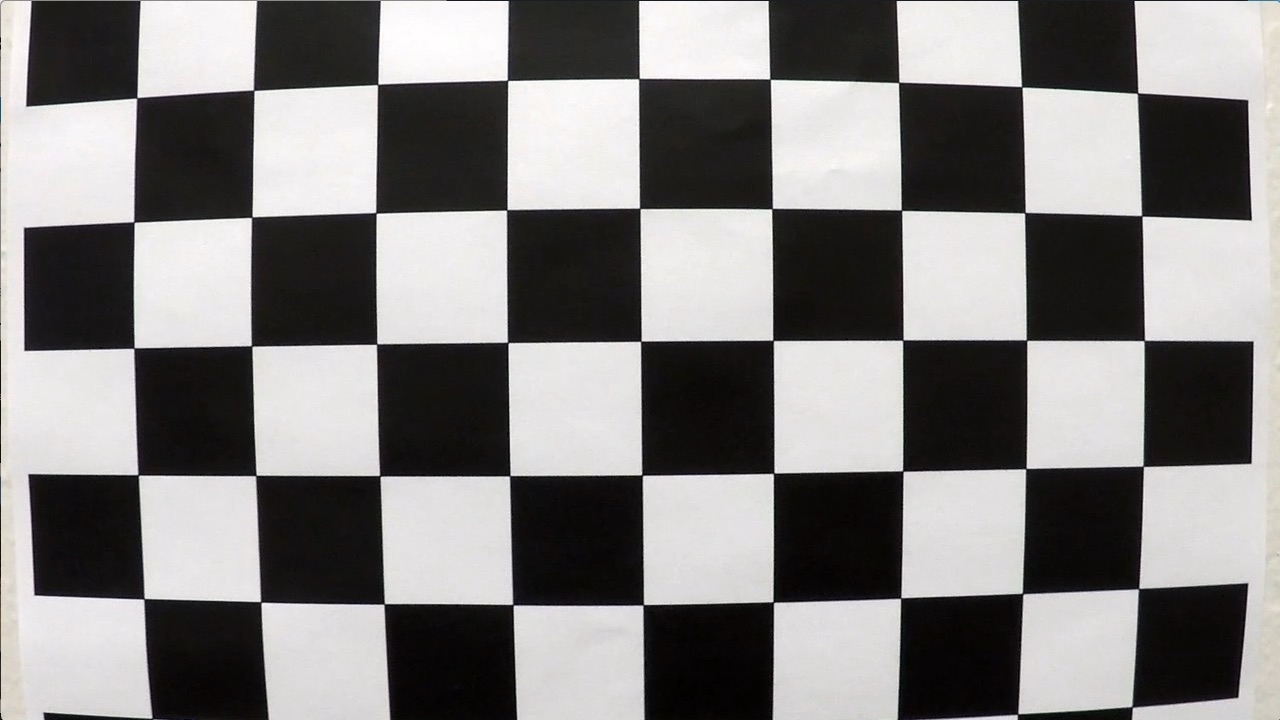
#> input picture CarND-Advanced-Lane-Lines-P4/camera_cal/calibration1.jpg, 1280 x 720 px; its folder holds only this picture in this run
$ python pipeline.py   (older library calls are emulated)
#> lines starting #> are read from the running program, lines starting #| are printed output that depends on the picture; long printed decimals are rounded
#Pipline for advanced lane finding
import numpy as np
import cv2
import glob
import matplotlib.pyplot as plt
import pickle
from moviepy.editor import VideoFileClip


def compute_camera_calibration_matrix(save_images=0):
    '''Compute the camera calibration matrix and distortion coefficients given a set of chessboard images.
    '''
#> called with save_images = 1
    # prepare object points, like (0,0,0), (1,0,0), (2,0,0) ....,(6,5,0)
    objp = np.zeros((6*9,3), np.float32)
    objp[:,:2] = np.mgrid[0:9, 0:6].T.reshape(-1,2)

    # Arrays to store object points and image points from all the images.
    objpoints = [] # 3d points in real world space
    imgpoints = [] # 2d points in image plane.

    # Make a list of calibration images
    images = glob.glob('camera_cal/calibration*.jpg')

    # Step through the list and search for chessboard corners
    for idx, fname in enumerate(images):
        img = cv2.imread(fname)
#> img is the input picture: shape (720, 1280, 3); mean B, G, R 127.8, 128.4, 130.1
        gray = cv2.cvtColor(img, cv2.COLOR_BGR2GRAY)

        # Find the chessboard corners
        ret, corners = cv2.findChessboardCorners(gray, (9,6), None)
#> ret = False; corners = None
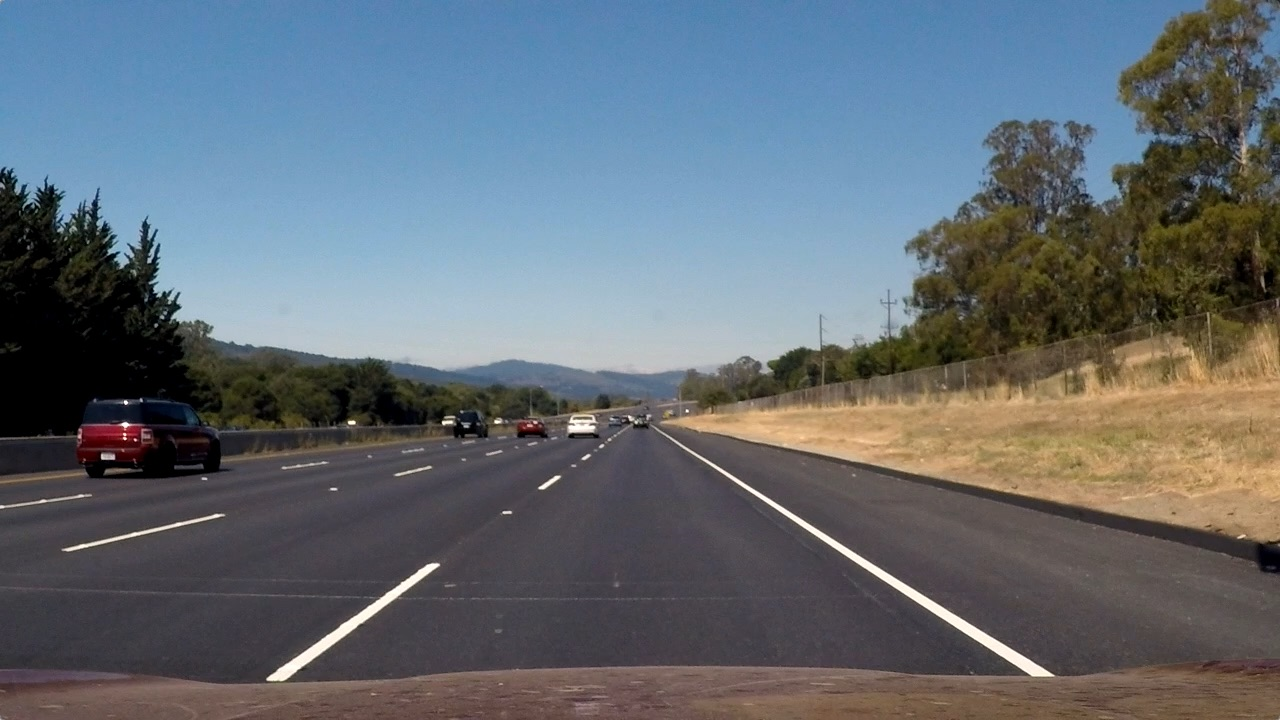
#> input picture CarND-Advanced-Lane-Lines-P4/test_images/straight_lines2.jpg, 1280 x 720 px

        # If found, add object points, image points
        if ret == True:
            objpoints.append(objp)
            imgpoints.append(corners)
            if save_images:
                # Draw and display the corners
                cv2.drawChessboardCorners(img, (9,6), corners, ret)
                cv2.imwrite("output_images/corners_found_{}".format(fname.split("/")[-1]), img)
    return (objpoints, imgpoints)

# [75 lines left out: functions undistort_camera_image, region_of_interest, generate_threshold_binary_image, not called in this run]

def get_warp_matrix(img, save_images=0):

#> called with save_images = 1
    img_size = (img.shape[1], img.shape[0])
#> img_size = (1280, 720)

    src = np.float32(
    [[(img_size[0] / 2) - 55, img_size[1] / 2 + 100],
    [((img_size[0] / 6) - 10), img_size[1]],
    [(img_size[0] * 5 / 6) + 60, img_size[1]],
    [(img_size[0] / 2 + 55), img_size[1] / 2 + 100]])
#> src = [[585, 460], [203.3, 720], [1126.7, 720], [695, 460]]

    dst = np.float32(
    [[(img_size[0] / 4), 0],
    [(img_size[0] / 4), img_size[1]],
    [(img_size[0] * 3 / 4), img_size[1]],
    [(img_size[0] * 3 / 4), 0]])
#> dst = [[320, 0], [320, 720], [960, 720], [960, 0]]

    #Compute perspective warp matrix
    M = cv2.getPerspectiveTransform(src, dst)
#> M = [[-0.482, -1.46, 926.9], [-2.02e-16, -1.92, 885], [-3.17e-19, -0.00235, 1]]

    #Compute the inverse perspective transform
    Minv = cv2.getPerspectiveTransform(dst, src)
#> Minv = [[0.172, -0.779, 530], [2.37e-16, -0.52, 460], [2.12e-19, -0.00122, 1]]
    if save_images:
        #cv2.line(img, src[0], src[1],"red")
        print(src)
#| [[ 585.       460.     ]
#|  [ 203.333  720.     ]
#|  [1126.6666   720.     ]
#|  [ 695.       460.     ]]
        cv2.polylines(img, np.int32([src]), True, (0,0,255), thickness=1, lineType=8, shift=0)
        cv2.imwrite("output_images/perspective_original.jpg", img)
        warped=cv2.warpPerspective(img, M, img_size, flags=cv2.INTER_LINEAR)
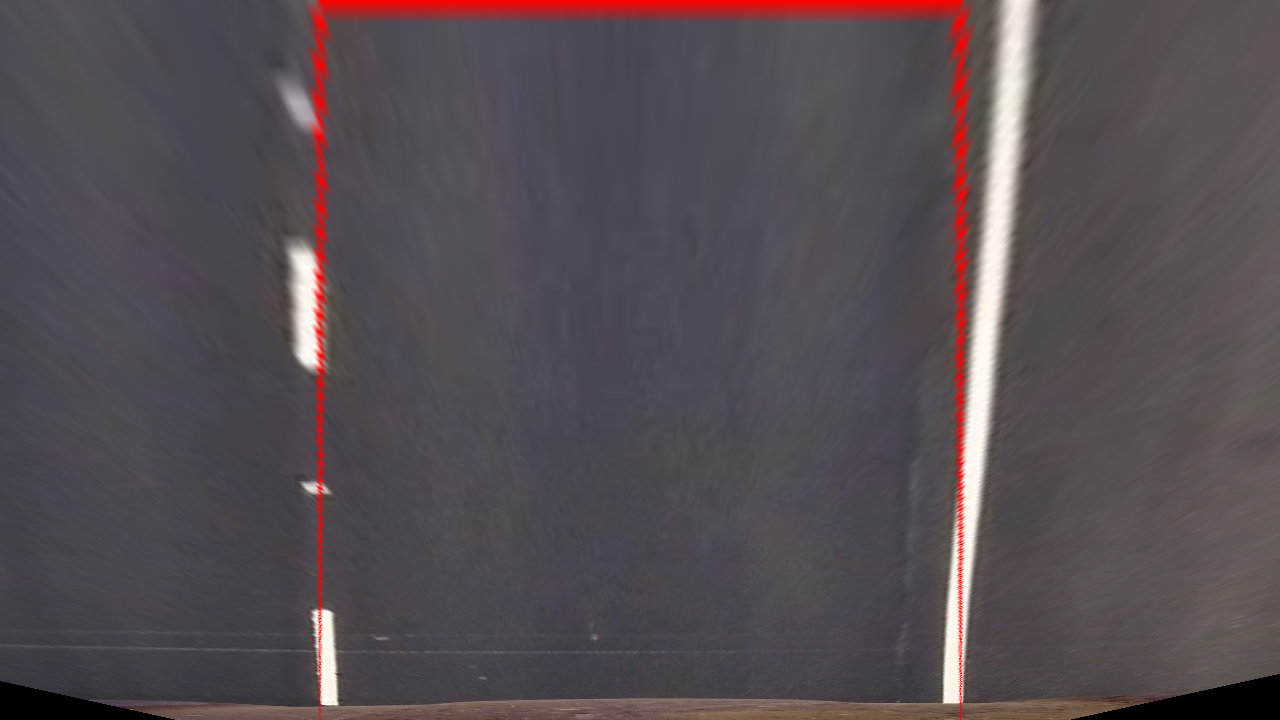
#> warped: shape (720, 1280, 3); mean B, G, R 82.2, 76.8, 86
        cv2.imwrite("output_images/perspective_warped.jpg", warped)

    return (M, Minv)


# [229 lines left out: functions apply_perspective_transform, detect_lanes_from_scratch, detect_lanes_using_previous_lane_values, determine_curvature, warp_onto_original, not called in this run]
#Output visual display of the lane boundaries and numerical estimation of lane curvature and vehicle position.


def test_image_pipeline(warp_matrices, region_of_interest_vertices, save_images):

    images = glob.glob('test_images/test*.jpg')

    for idx, fname in enumerate(images):
        img = cv2.imread(fname)
        undist = undistort_camera_image(objpoints, imgpoints, img, fname=fname, save_images=save_images)
        cb, cmb, sb, sxb = generate_threshold_binary_image(undist, s_thresh=(170, 255), sx_thresh=(20, 100), fname=fname, save_images=save_images)
        masked_binary = region_of_interest(cmb,region_of_interest_vertices, fname=fname, save_images=save_images)
        warped = apply_perspective_transform(masked_binary, warp_matrices[0], fname=fname, save_images=save_images)
        ploty, left_curverad, right_curverad, left_fit, right_fit = detect_lanes_from_scratch(warped, fname=fname, save_images=save_images)
        print(left_curverad, 'm', right_curverad, 'm')
        warp_onto_original(undist, warped, warp_matrices[1], ploty, left_fit, right_fit, fname=fname, save_images=save_images)

# Define a class to receive the characteristics of each line detection
class Line():
    # [39 lines left out: functions __init__, process_frame, not called in this run]


if __name__=="__main__":
    save_images=1
    objpoints, imgpoints = compute_camera_calibration_matrix(save_images=save_images)
    warp_matrix, inv_warp_matrix = get_warp_matrix(cv2.imread("test_images/straight_lines2.jpg"), save_images=save_images)
#> warp_matrix has the same summary as M in get_warp_matrix; inv_warp_matrix has the same summary as Minv in get_warp_matrix
    region_of_interest_vertices = np.array([[(120,720), (600,420), (680, 420), (1200,720)]], dtype=np.int32)
    test_image_pipeline((warp_matrix, inv_warp_matrix), region_of_interest_vertices, save_images)
    exit()
#> (the program exits here)
